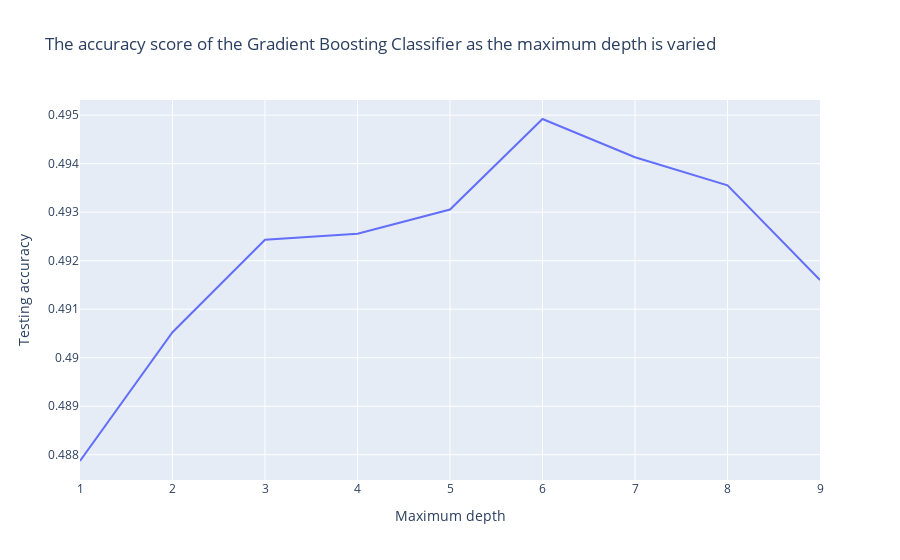

Notebook code cell kept with this figure:
### Code cell
px.line(
    x=range(1, 10),
    y=max_depth_scores_list,
    labels={'x': 'Maximum depth', 'y': 'Testing accuracy'},
    title='The accuracy score of the Gradient Boosting Classifier as the maximum depth is varied')

### Figure 1 — Plotly figure (JSON) as saved in the notebook; plotly's stock layout.template omitted (floating-point values rounded to 4 significant figures)
{"data": [{"hovertemplate": "Maximum depth=%{x}<br>Testing accuracy=%{y}<extra></extra>", "legendgroup": "", "line": {"color": "#636efa", "dash": "solid"}, "marker": {"symbol": "circle"}, "mode": "lines", "name": "", "orientation": "v", "showlegend": false, "type": "scatter", "x": [1, 2, 3, 4, 5, 6, 7, 8, 9], "xaxis": "x", "y": [0.4879, 0.4905, 0.4924, 0.4926, 0.4931, 0.4949, 0.4941, 0.4936, 0.4916], "yaxis": "y"}], "layout": {"legend": {"tracegroupgap": 0}, "title": {"text": "The accuracy score of the Gradient Boosting Classifier as the maximum depth is varied"}, "xaxis": {"anchor": "y", "domain": [0, 1], "title": {"text": "Maximum depth"}}, "yaxis": {"anchor": "x", "domain": [0, 1], "title": {"text": "Testing accuracy"}}}}
